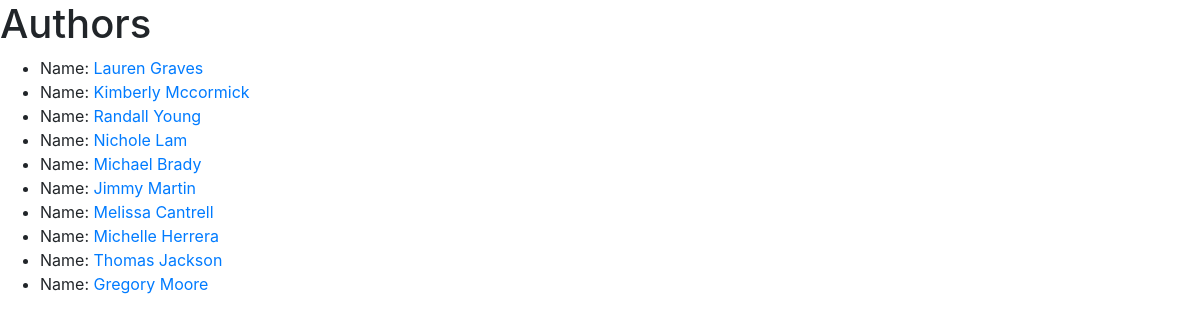
Screenshot of /catalog/authors/ with the database file from the repository.
### catalog/models.py (models this page shows, shortened)
class Author(models.Model):
    name = models.CharField(max_length=100)
    slug = models.SlugField(null=True,
                            blank=True)
    def __str__(self):
        return self.name

### catalog/views.py (the view)
# urls.py: path('authors/', views.AuthorListView.as_view(), name='authors'),
class AuthorListView(generic.ListView):
	model = Author
	context_object_name = 'author_list'

### catalog/templates/catalog/author_list.html
{% extends "base.html" %}
{% block content %}
	<h1>Authors</h1>
	<ul>
		{% for author in author_list %}
		<li>
			Name: <a href="{% url 'author' author.slug %}">{{ author }}</a>
		</li>
		{% endfor %}
	</ul>
{% endblock %}

### rows the page displays
Author: name "Lauren Graves"
Author: name "Kimberly Mccormick"
Author: name "Randall Young"
Author: name "Nichole Lam"
Author: name "Michael Brady"
Author: name "Jimmy Martin"
Author: name "Melissa Cantrell"
Author: name "Michelle Herrera"
Author: name "Thomas Jackson"
Author: name "Gregory Moore"
